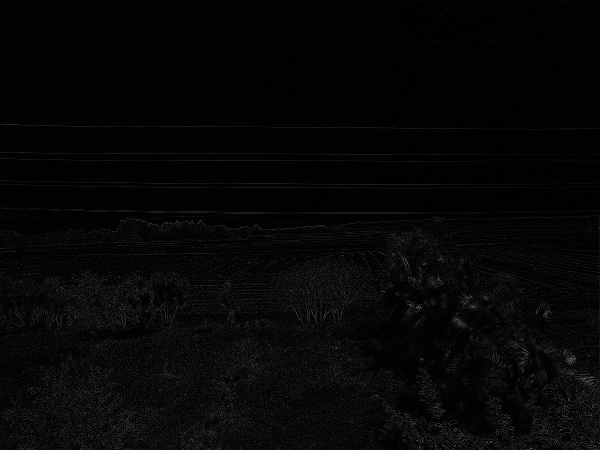
#> input picture OpenCv_algoritmos/Hough-Transform/img_laplacian.jpg, 1200 x 900 px (shown at 1/2 size)
$ python houghTransform_laplacian.py   (older library calls are emulated)
#> lines starting #> are read from the running program, lines starting #| are printed output that depends on the picture; after the words box and inside, x2 and y2 are one past the last pixel; in counts of white or black regions, pixels touching at a corner belong together
import cv2
import numpy as np
from matplotlib import pyplot as plt

img = cv2.imread('img_laplacian.jpg',0)
#> img is the input picture: shape (900, 1200); min 0, max 252, mean 6
kernel = np.ones((1,1),np.uint8)

opening = cv2.morphologyEx(img, cv2.MORPH_OPEN, kernel)
blur = cv2.GaussianBlur(opening,(3,3),0)

ret3,th4 = cv2.threshold(blur,0,255,cv2.THRESH_BINARY+cv2.THRESH_OTSU)
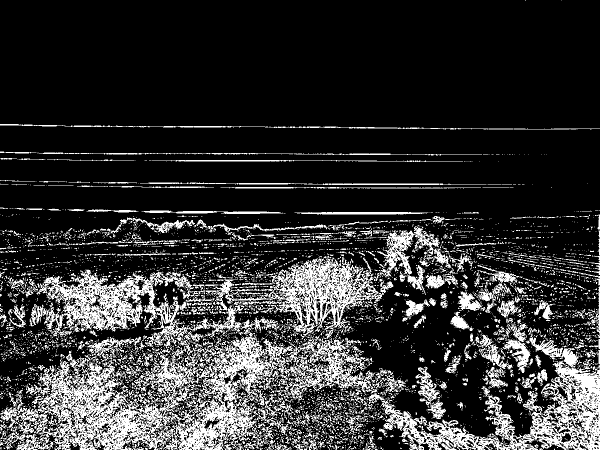
#> th4: shape (900, 1200) (shown at 1/2 size); 19.6% white; 5193 white regions (4586 under 20 px), largest, box (x1, y1, x2, y2) and area: (0, 609, 766, 900) 64951, (761, 674, 1200, 900) 25244, (73, 539, 384, 697) 16956
#> ret3 = 10
laplacian = cv2.Laplacian(th4,cv2.CV_8UC1)
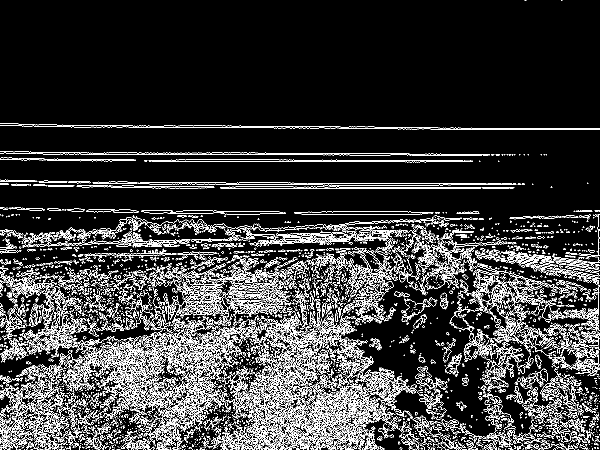
#> laplacian: shape (900, 1200) (shown at 1/2 size); 13.1% white in thin lines or dots
cst = cv2.cvtColor(img,cv2.COLOR_GRAY2BGR)
minLineLength = 150
maxLineGap = 30
lines = cv2.HoughLinesP(laplacian,1,np.pi/180,100,minLineLength,maxLineGap)
#> lines = 32 rows, first 6: [882, 308, 963, 308], [678, 374, 792, 374], [225, 319, 267, 319], [740, 306, 780, 306], [852, 323, 925, 323], [706, 366, 878, 366]
for line in lines:
    for x1,y1,x2,y2 in line:
         cv2.line(cst,(x1 + 1000,y1),(x2 - 5000,y2),(0,255,0),1)
#> this loop made 32 passes
#> line on passes 1 to 12: [[882, 308, 963, 308]], [[678, 374, 792, 374]], [[225, 319, 267, 319]], [[740, 306, 780, 306]], [[852, 323, 925, 323]], [[706, 366, 878, 366]], [[470, 377, 581, 377]], [[664, 370, 877, 370]], [[674, 320, 753, 320]], [[666, 423, 815, 423]], [[303, 420, 337, 420]], [[471, 373, 586, 373]]
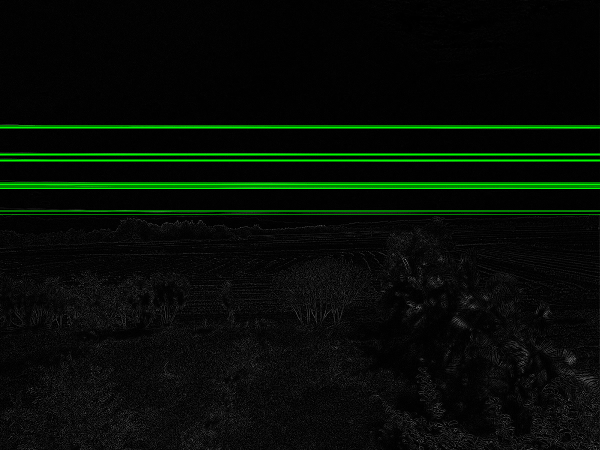
#> cst: shape (900, 1200, 3) (shown at 1/2 size); 2.78% of pixels changed, all inside (x1, y1, x2, y2) = (0, 251, 1200, 429)

cv2.imwrite('linesDetected_laplacian.jpg',cst)

$ run again, with OpenCv_algoritmos/Hough-Transform/img_sobel_y.jpg copied over OpenCv_algoritmos/Hough-Transform/img_laplacian.jpg
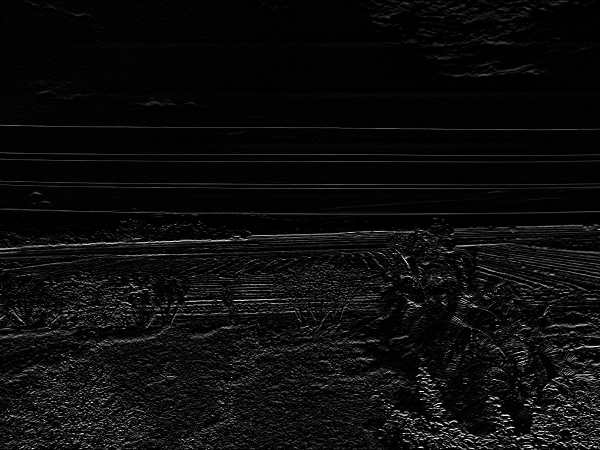
#> input picture OpenCv_algoritmos/Hough-Transform/img_sobel_y.jpg, 1200 x 900 px (shown at 1/2 size)
#> img is the input picture: shape (900, 1200); min 0, max 255, mean 12.4
#> `ret3,th4 = cv2.threshold(blur,0,255,cv2.THRESH_BINARY+cv2.THRESH_OTSU)`:
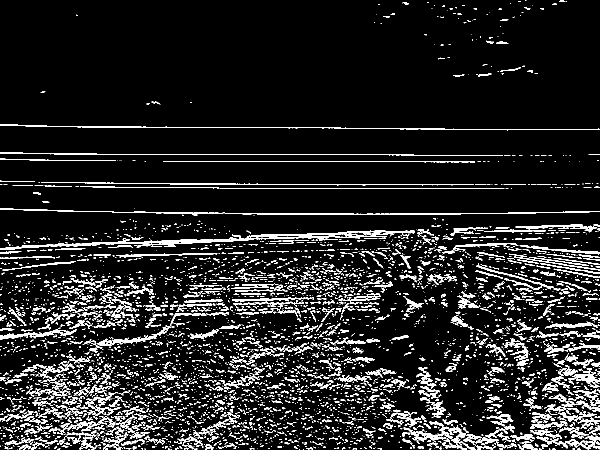
#> th4: shape (900, 1200) (shown at 1/2 size); 10.6% white in thin lines or dots
#> ret3 = 35
#> laplacian: shape (900, 1200); 10% white in thin lines or dots
#> lines = 58 rows, first 6: [194, 307, 732, 307], [828, 309, 1005, 309], [438, 375, 1008, 375], [731, 370, 843, 370], [516, 367, 768, 367], [326, 321, 780, 321]
#> the loop `for line in lines:` made 58 passes
#> after the loop `for line in lines:`:
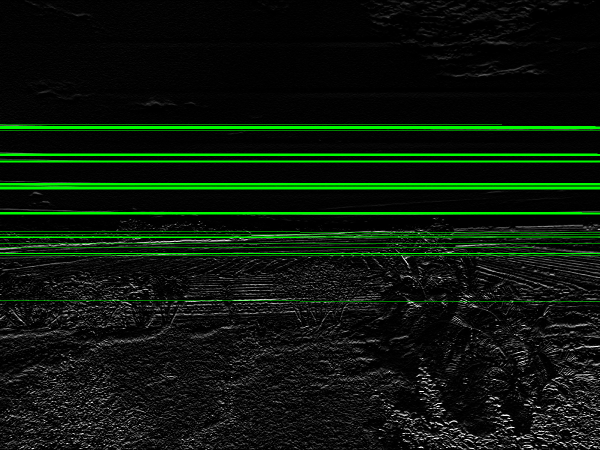
#> cst: shape (900, 1200, 3) (shown at 1/2 size); 4.8% of pixels changed, all inside (x1, y1, x2, y2) = (0, 248, 1200, 603)
